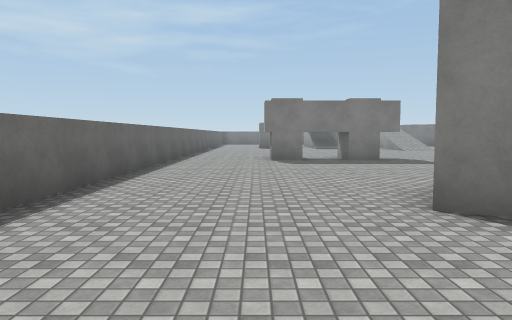
[1] (above)

24 first-person views from a walk through a Unity game level. The camera is 1.5 m above the floor, tilts 4° down and sees 70° across. The floor is counted in squares, 2 m on a side. Each view is taken from the middle of a square. On the plan, view 1 faces up. The plan holds only what a view shows up to about 11 squares ahead; the rest is blank. The player character is not drawn. Surface patterns are stand-ins for the level's own textures.

[2]
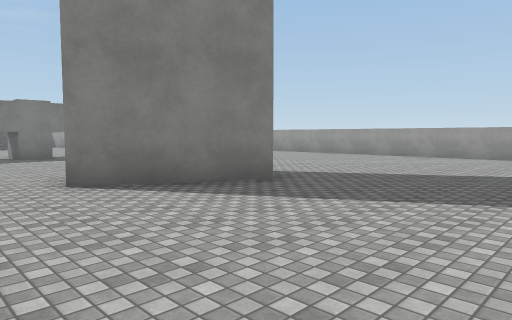

[3]
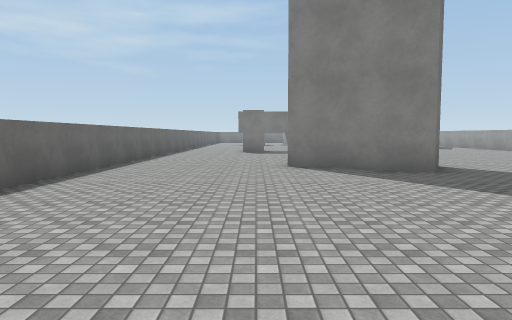

[4]
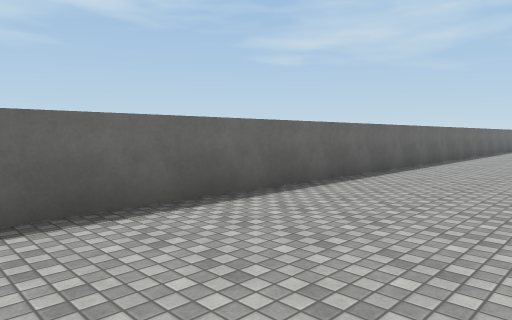

[5]
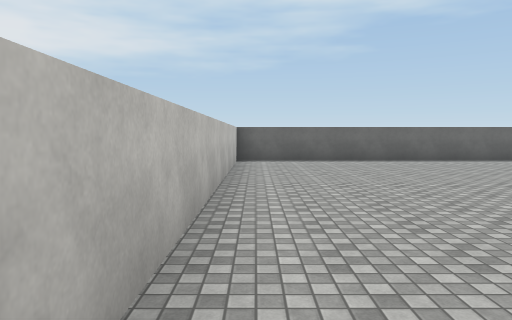

[6]
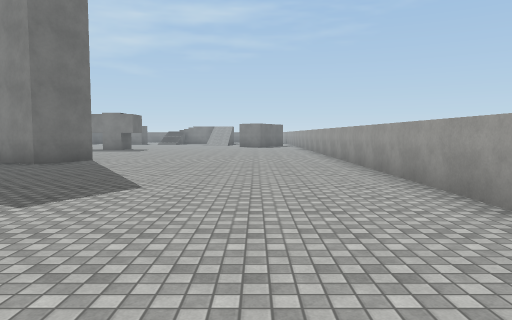

[7]
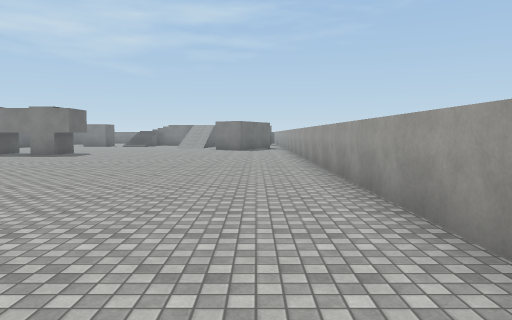

[8]
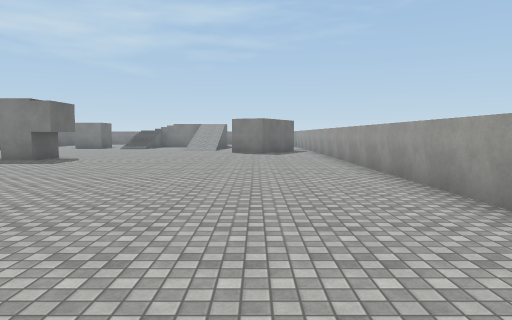

[9]
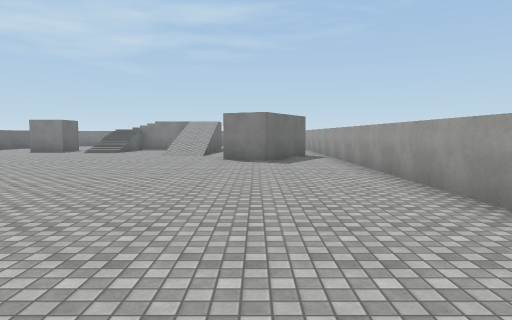

[10]
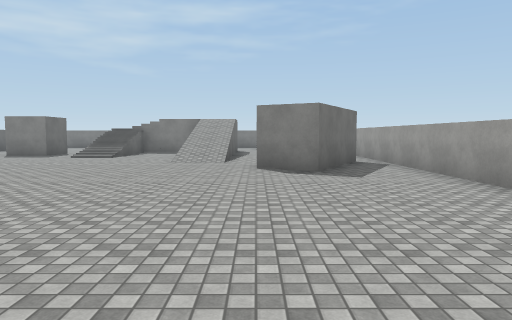

[11]
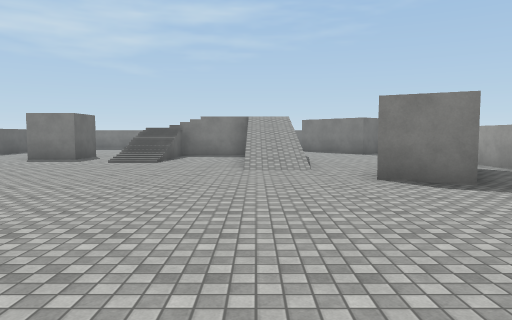

[12]
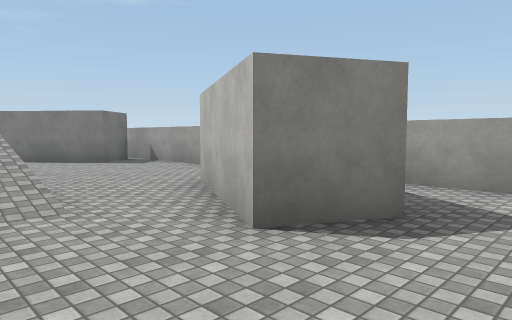

[13]
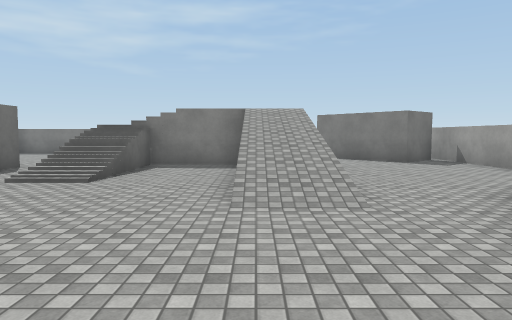

[14]
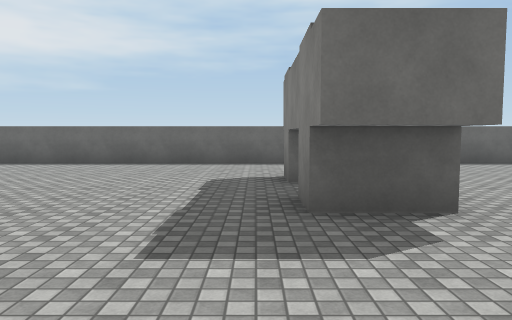

[15]
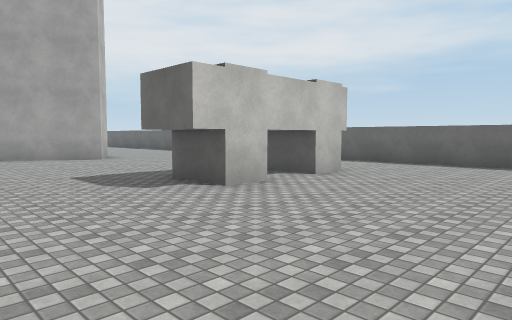

[16]
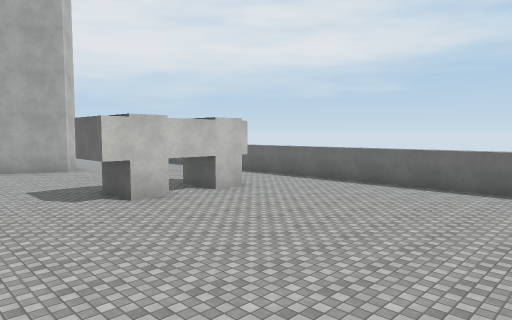

[17]
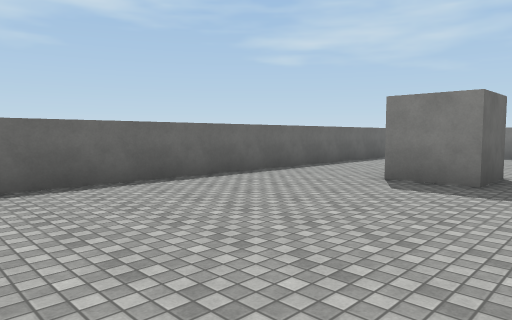

[18]
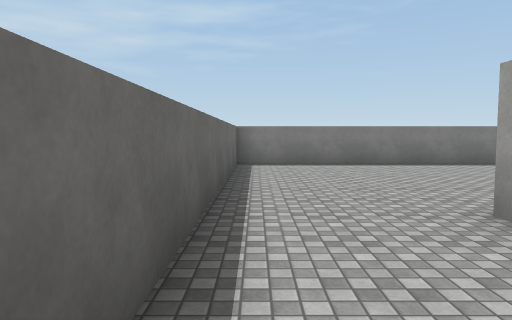

[19]
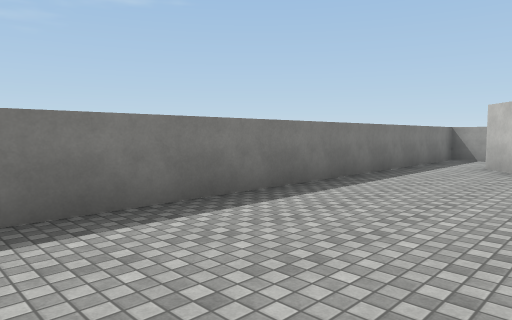

[20]
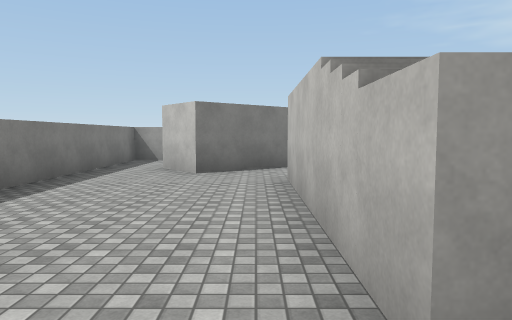

[21]
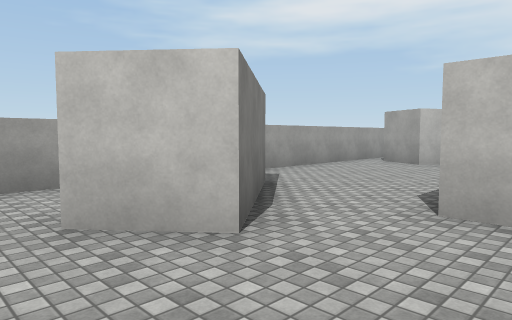

[22]
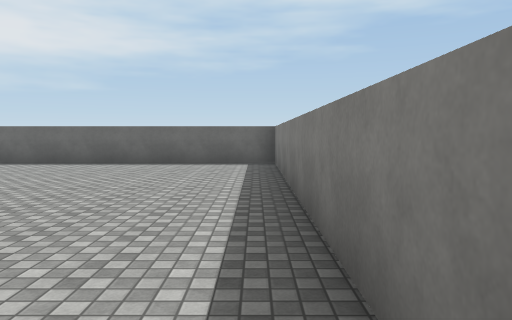

[23]
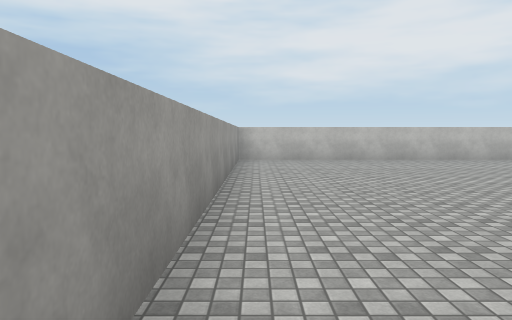

[24]
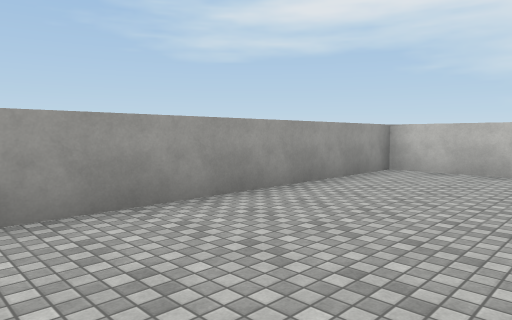

### Floor plan
Key: @ floor where view 1 was taken; # wall or solid block; . floor; / step, stairs or slope.
Columns run from 3 left of view 1 to 13 right of it. Each row starts with its distance up from view 1.
 28 #################
 27 #...............#
 26 #............#..#
 25 #............# .#
 24 #............####
 23 #.....#//  /..#.#
 22 #..... /////....#
 21 #..##. /..//....#
 20 #..##.//..//....#
 19 #.....//..//....#
 18 #.........//....#
 17 #.........//.##.#
 16 #............##.#
 15 #............#..#
 14 #...............#
 13 #...............#
 12 #...####........#
 11 #...####........#
 10 #...............#
  9 #...............#
  8 #...............#
  7 #...............#
  6 #...............#
  5 #.....#.........#
  4 #....###........#
  3 #.....###.......#
  2 #...............#
  1 #...............#
  0 #..@............#
 -1 #...............#
 -2 #......  .......#
 -3 #......   ......#
 -4 #......    .....#
 -5 #.......  ......#
 -6 #...............#
 -7 #...............#
 -8 #...............#
 -9 #################

Positions as (right, up) in squares from view 1, and headings:
1: (0, 0), facing up
2: (0, -2), facing up-right
3: (1, -5), facing up
4: (1, -8), facing up-left
5: (8, -8), facing left
6: (10, -7), facing up
7: (11, -3), facing up
8: (10, 0), facing up
9: (10, 4), facing up
10: (9, 7), facing up
11: (7, 9), facing up
12: (7, 13), facing up-right
13: (7, 13), facing up
14: (7, 10), facing left
15: (7, 16), facing down-left
16: (7, 19), facing down-left
17: (3, 14), facing up-left
18: (-2, 18), facing up
19: (1, 24), facing up-right
20: (2, 24), facing right
21: (7, 27), facing down-right
22: (7, 27), facing left
23: (12, 2), facing down
24: (9, -1), facing down-right
